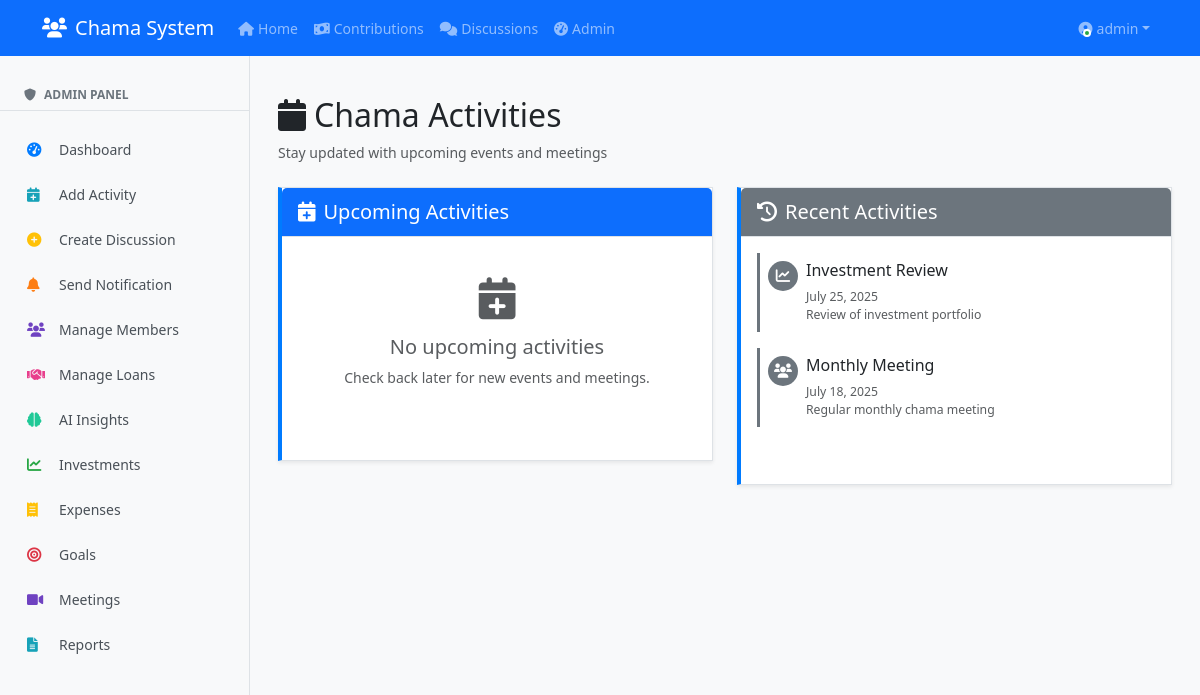
Page /activities (signed in) on the earlier database version.
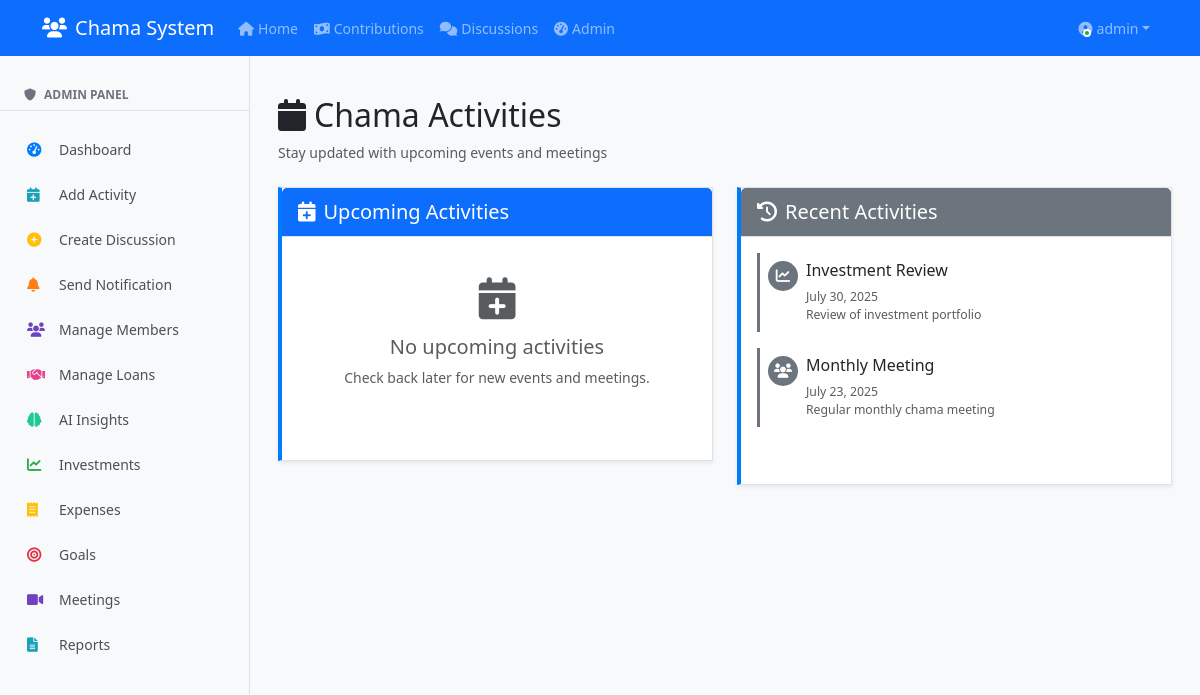
Same page on the later database version.
### clean_app.py (models this page shows)
class Activity(db.Model):
    id = db.Column(db.Integer, primary_key=True)
    title = db.Column(db.String(100), nullable=False)
    description = db.Column(db.Text)
    date = db.Column(db.DateTime, nullable=False)
    type = db.Column(db.String(50), default='meeting')
    created_by = db.Column(db.Integer, db.ForeignKey('user.id'))
    user = db.relationship('User', backref='activities')

### clean_app.py (the view)
@app.route('/activities')
@login_required
def activities():
    upcoming = Activity.query.filter(Activity.date >= datetime.utcnow()).order_by(Activity.date).all()
    past = Activity.query.filter(Activity.date < datetime.utcnow()).order_by(Activity.date.desc()).limit(10).all()
    return render_template('activities.html', upcoming=upcoming, past=past)

### clean_app.py (called while the page is built)
@login_manager.user_loader
def load_user(user_id):
    return User.query.get(int(user_id))

### templates/activities.html (shortened to what the changed rows need)
{% extends "base.html" %}
{% block content %}
<div class="container-fluid">
    <div class="d-flex flex-column flex-md-row justify-content-between align-items-start align-items-md-center mb-4">
        <div>
            <h2><i class="fas fa-calendar me-2"></i>Chama Activities</h2>
        </div>
    </div>
    <div class="row">
        <div class="col-12 col-lg-6">
            <div class="card shadow-sm h-100">
                <div class="card-body">
                    {% if past %}
                        {% for activity in past %}
                        <div class="activity-item mb-3 p-2 border-start border-3 border-secondary">
                            <div class="d-flex align-items-start">
                                <div class="activity-icon-sm bg-secondary text-white me-2">
                                    {% if activity.type == 'meeting' %}
                                        <i class="fas fa-users"></i>
                                    {% elif activity.type == 'review' %}
                                        <i class="fas fa-chart-line"></i>
                                    {% else %}
                                        <i class="fas fa-calendar"></i>
                                    {% endif %}
                                </div>
                                <div class="flex-grow-1">
                                    <h6 class="mb-1">{{ activity.title }}</h6>
                                    <small class="text-muted">
                                        {{ activity.date.strftime('%B %d, %Y') }}
                                    </small>
                                    {% if activity.description %}
                                        <p class="text-muted mb-0 small">{{ activity.description|truncate(80) }}</p>
                                    {% endif %}
                                </div>
                            </div>
                        </div>
                        {% endfor %}
                    {% else %}
                        <div class="text-center py-4">
                            <i class="fas fa-history fa-3x text-muted mb-3"></i>
                            <h5 class="text-muted">No past activities</h5>
                            <p class="text-muted">Activity history will appear here.</p>
                        </div>
                    {% endif %}
                </div>
            </div>
        </div>
    </div>
</div>
{% endblock %}

Differences in the rows shown:
changed Activity "Investment Review": date "July 25, 2025" → "July 30, 2025"
changed Activity "Monthly Meeting": date "July 18, 2025" → "July 23, 2025"
